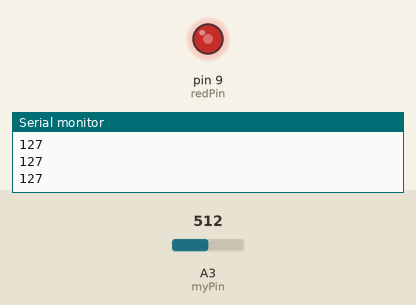
Simulated run of this sketch. Board: Arduino Uno, built with avr-gcc and run on an emulated ATmega328P. Parts: output pins drawn as LEDs (lit = HIGH), the last lines printed to the serial monitor. The test bench sets the inputs (shaded band); at power-on: A3 (myPin) = 512.

Above: at 1.2 s.
1.3 s: A3 (myPin) set to 716
At 1.7 s:
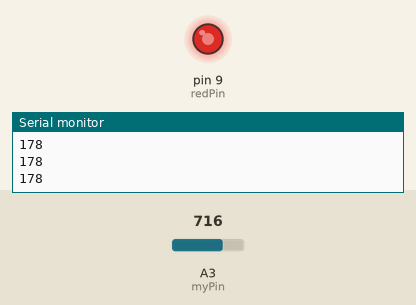
2.8 s: A3 (myPin) set to 900
At 4.0 s:
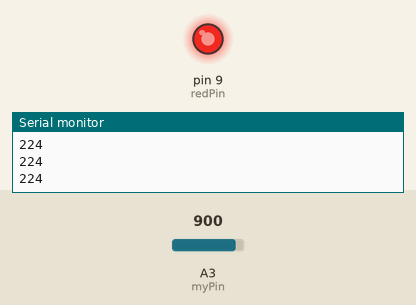
4.3 s: A3 (myPin) set to 122
At 5.1 s:
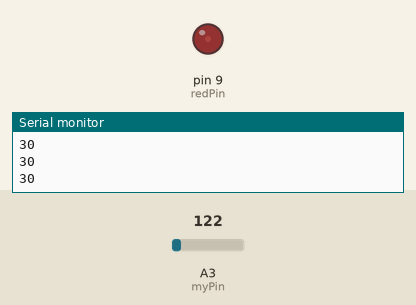
5.8 s: A3 (myPin) set to 0
At 6.3 s:
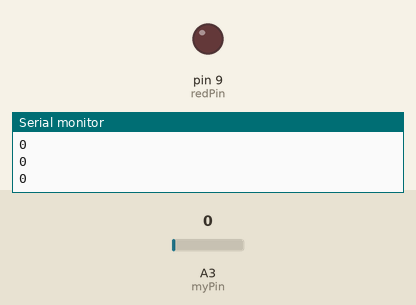
7.3 s: A3 (myPin) set to 511
At 8.6 s:
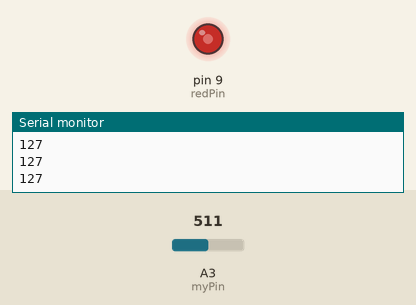
Timing chart, 0 to 9.8 s (numbered marks = the images above; inputs shaded):
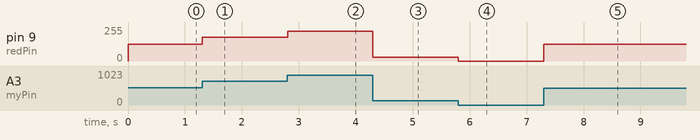

The sketch:

LedDimmer.ino
```cpp
int redPin=9;
int myPin=A3;
int ledVal;
int potVal;
void setup() {
  // put your setup code here, to run once:
  pinMode(redPin,OUTPUT);
  pinMode(myPin,INPUT);
  Serial.begin(9600);
}

void loop() {
  // put your main code here, to run repeatedly:
potVal=analogRead(myPin);
ledVal=(255./1023.)*potVal;
analogWrite(redPin, ledVal);
Serial.println(ledVal);
}
```

Measured:
- after the input at 1.3 s, pin 9 (redPin): 127/255 → 178/255 at once
- after the input at 2.8 s, pin 9 (redPin): 178/255 → 224/255 at once
- after the input at 4.3 s, pin 9 (redPin): 224/255 → 30/255 at once
- after the input at 5.8 s, pin 9 (redPin): 30/255 → 0/255 at once
- after the input at 7.3 s, pin 9 (redPin): 0/255 → 127/255 at once
